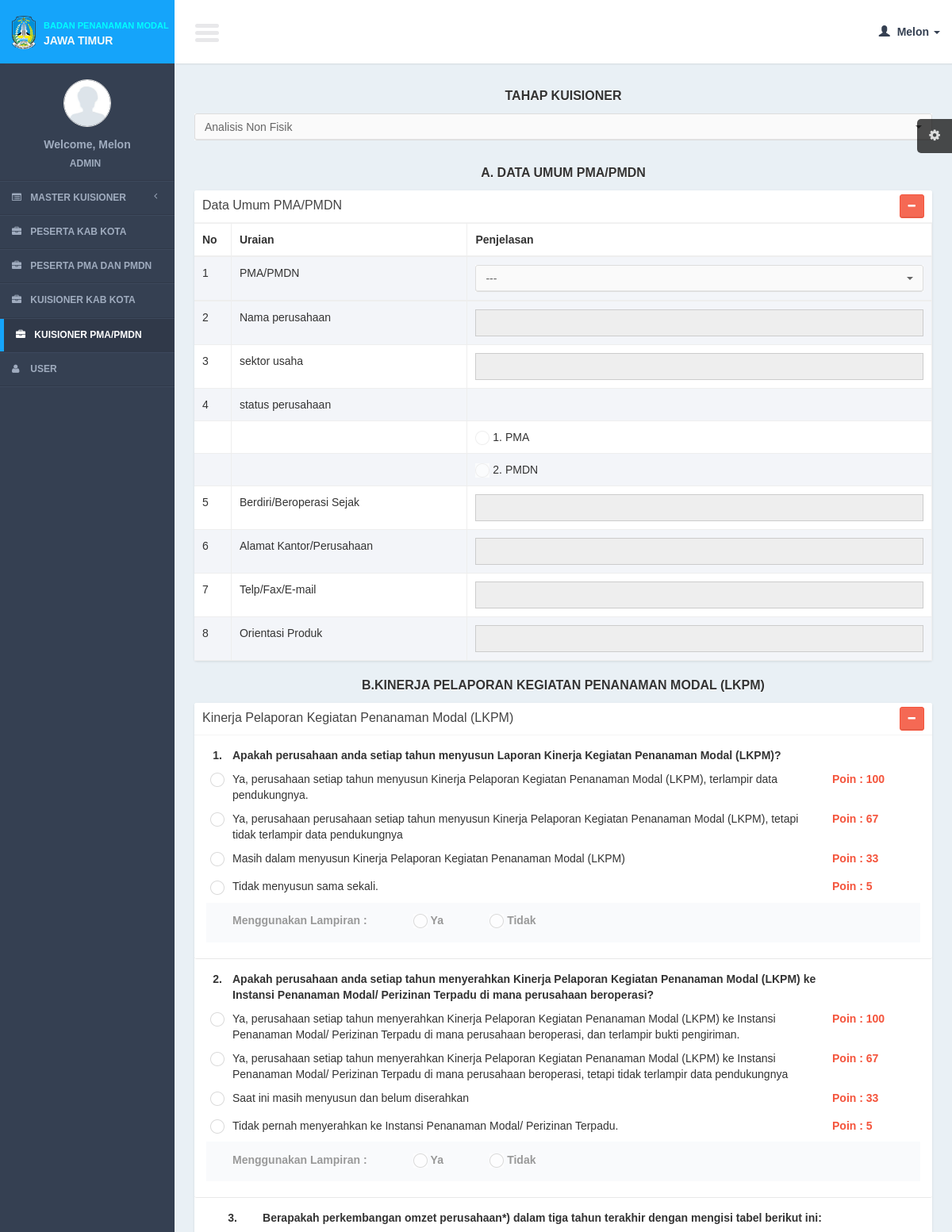
/controllers/answer_pma.php?data_id=6 (signed in, upper part), run on the app's committed database.
### tables this page shows
CREATE TABLE IF NOT EXISTS `phase` (
`phase_id` int(11) NOT NULL,
  `phase_name` text NOT NULL,
  `phase_description` text NOT NULL
);

CREATE TABLE IF NOT EXISTS `questions_pma1` (
`qp1_id` int(11) NOT NULL,
  `qp1_name` varchar(100) NOT NULL,
  `qp1_get_child` int(11) NOT NULL,
  `data_id` int(11) NOT NULL
);

CREATE TABLE IF NOT EXISTS `questions_pma1_details` (
`qp1d_id` int(11) NOT NULL,
  `qp1_id` int(11) NOT NULL,
  `qp1d_name` text NOT NULL
);

CREATE TABLE IF NOT EXISTS `categories_pma` (
`cat_pma_id` int(11) NOT NULL,
  `cat_pma_number` varchar(50) NOT NULL,
  `cat_pma_name` varchar(200) NOT NULL
);

CREATE TABLE IF NOT EXISTS `questions_pma2` (
`qp2_id` int(11) NOT NULL,
  `qp2_type` int(11) NOT NULL,
  `qp2_number` varchar(10) NOT NULL,
  `qp2_name` text NOT NULL,
  `qp2_cat_pma_id` int(11) NOT NULL,
  `qp2_weight` int(11) NOT NULL,
  `qp2_description` text NOT NULL,
  `data_id` int(11) NOT NULL
);

CREATE TABLE IF NOT EXISTS `questions_pma2_details` (
`qp2d_id` int(11) NOT NULL,
  `qp2d_type` int(11) NOT NULL,
  `qp2_id` int(11) NOT NULL,
  `qp2d_number` varchar(10) NOT NULL,
  `qp2d_name` text NOT NULL,
  `qp2d_point` int(11) NOT NULL
);

### models/answer_pma_model.php (called while the page is built, shortened)
<?php
function select($data_id){
	$query = mysql_query("select *
		from questions_pma1
		where data_id = '$data_id'
		order by qp1_id
			");
	return $query;
}
function select_identitas($data_id){
	$query = mysql_query("select *
		from questions_pma3
		where data_id = '$data_id'
			");
	return $query;
}
?>

### views/answer_pma/list_institusi.php (the view, shortened to what this page needs)
<?php
               $q_cat = mysql_query("select * from categories_pma order by cat_pma_id");
			   while($r_cat = mysql_fetch_array($q_cat)){
?>
                          <div class="title_page"> <?= strtoupper($r_cat['cat_pma_number'].".".$r_cat['cat_pma_name']);?></div>
                    <div class="row">
                        <div class="col-xs-12">
                            <div class="box">
                              <div class="box-header">
                                <div class="pull-right box-tools">
                                        <button class="btn btn-danger btn-sm" data-widget='collapse' data-toggle="tooltip" title="Collapse"><i class="fa fa-minus"></i></button>
                                   </div>
                                   <h3 class="box-title"><?= ucwords($r_cat['cat_pma_name'])?></h3>
                                </div>
                        <?php
                                     $q_question = mysql_query("select * from questions_pma2 where qp2_cat_pma_id = '$r_cat[cat_pma_id]' and data_id = '$data_id' order by qp2_id");
										$no_question = 1;
										while($r_question = mysql_fetch_array($q_question)){
										?>
                                <div class="box-body table-responsive" style="border-bottom:1px solid #e8e8e8; " >
                                <div class="col-md-12">
                                        <table id="" width="100%"  cellpadding="5">
                                          <tr>
                                          <td width="3%" valign="top" align="center"><strong><?= $no_question."."; ?></strong></td>
                                            <td width="84%"><b> <?= $r_question['qp2_name'] ?></b></td>
                                            <td width="10%">
                                            </td>
                                          </tr>
                                            <?php
                                        $q_q_d = mysql_query("select * from questions_pma2_details where qp2_id = '".$r_question['qp2_id']."'  	order by qp2d_id	 ");
										while($r_q_d = mysql_fetch_array($q_q_d)){
										?>
                                             <tr>
                                           <td valign="top" align="center">
										       <label>
                                        </label>
                                           </td>
                                            <td valign="top"> <?= $r_q_d['qp2d_name'] ?></td>
                                            <td  style="color:#F4543C; font-weight:bold;" valign="top">
                                              <?php
                                             if($r_q_d['qp2d_type'] == 1 || $r_q_d['qp2d_type'] == 2){
											 }else{
											 ?>
                                             Poin : <?= $r_q_d['qp2d_point']?>
                                             <?php
											 }
											 ?>
                                            </td>
                                          </tr>
                                          <?php
										}
										 ?>
                                                <tr style="background-color:#F9FAFC; color:#999" height="50">
                                           <td></td>
                                            <td style="font-weight:bold;" valign="middle" colspan="2">Menggunakan Lampiran :
                                          &nbsp; &nbsp; &nbsp; &nbsp; &nbsp; &nbsp; &nbsp;    <label>
                                        </label> Ya
                                        &nbsp; &nbsp; &nbsp; &nbsp; &nbsp; &nbsp; &nbsp;
                                        <label>
                                        </label> Tidak
                                            </td>
                                            <td>
                                            </td>
                                          </tr>
                                        </table>
                                </div>
                                </div>
                                 <?php
										$no_question++;
										}
										?>
                            </div>
                        </div>
                    </div>
             <?
             }
			 ?>

### views/answer_pma/list.php (shortened to what this page needs)
<form action="<?= $action?>" method="post" enctype="multipart/form-data" role="form">
               <section class="content">
                   <div class="row">
                        <div class="col-md-12">
                            <div class="title_page"> TAHAP KUISIONER
						 </div>
                                       <div class="form-group">
                                           <select id="basic" name="i_phase_id" class="selectpicker show-tick form-control" data-live-search="true" >
                                          <?php
                                       $query_phase = mysql_query("select * from phase order by phase_id");
                                       while($row_phase = mysql_fetch_array($query_phase)){
                                       ?>
                                        <option value="<?= $row_phase['phase_id']?>"><?= $row_phase['phase_name'] ?></option>
                                       <?php
                                       }
                                       ?>
                                       </select>
                                       </div>
                       </div>
                   </div>
                <br />
                   <div class="row">
                       <div class="col-xs-12">
                          <div class="title_page"> A. DATA UMUM PMA/PMDN</div>
                           <div class="box">
                              <div class="box-header">
                                   <div class="pull-right box-tools">
                                       <button class="btn btn-danger btn-sm" data-widget='collapse' data-toggle="tooltip" title="Collapse"><i class="fa fa-minus"></i></button>
                                   </div>
                                   <h3 class="box-title">Data Umum PMA/PMDN</h3>
                               </div>
                               <div class="box-body no-padding">
                                      <table width="100%" class="table table-bordered table-striped" id="">
                                       <thead>
                                           <tr>
                                           <th width="5%">No</th>
                                               <th width="32%">Uraian</th>
                                               <th width="63%">Penjelasan</th>
                                           </tr>
                                       </thead>
                                       <tr>
                                           <td>1</td>
                                           <td>PMA/PMDN</td>
                                           <td>
                                    <select id="basic" name="i_particpant_id" class="selectpicker show-tick form-control" data-live-search="true" onChange="load_data_participant(this.value)" >
                                     <option value="0">---</option>
                                       </select>
                                           </td>
                                           </tr>
                                           </table>
                                            <table width="100%" class="table table-bordered table-striped" id="table_participant">
                                             <tbody>
                                           <?php
                                          $no = 1;
                                           while($row = mysql_fetch_array($query)){
                                           ?>
                                           <tr>
                                           <td width="5%"><?= $no+1; ?></td>
                                           <td width="32%"><?= $row['qp1_name']?></td>
                                    <?php
								 if($row['qp1_get_child']==0){
								 ?>
                                    <td width="63%">
                                    <div id="i_answer1_<?= $no ?>">
                                    <input required type="text" name="i_answer1_<?= $no ?>" class="form-control" placeholder="" value="" readonly="readonly" />
                                    </div>
                                    </td>
                                    <?php
								 }else{
								 ?>
                                    <td width="63%">
                                    </td>
                                    <?php
								 }
								 ?>
                                           </tr>
                                           <?php
                                           if($row['qp1_get_child'] == 1){
										?>
                                            <?php
											$query_child = mysql_query("select * from questions_pma1_details where qp1_id = '".$row['qp1_id']."'
											order by qp1d_id");
											$no_child = 1;
                                                while($row_child = mysql_fetch_array($query_child)){
                                               ?>
                                           <tr>
                                           <td>&nbsp;</td>
                                           <td>&nbsp;</td>
                                            <td  >
                                              <input type="radio" name="optionsRadios" id="optionsRadios3" value="option3" disabled/>	<?= $no_child.". ".$row_child['qp1d_name'];?></td>
                                               </tr>
											<?php
											$no_child++;
											 }
											?>
                                           <?php
										}
										$no++;
                                           }
                                           ?>
                                       </tbody>
                                   </table>
                               </div>
                           </div>
                       </div>
                   </div>

### css/AdminLTE.css (style rules this page uses)
html { font-family: 'Source Sans Pro', sans-serif; -webkit-font-smoothing: antialiased; min-height: 100%; background: #354052; }
body { font-family: 'Source Sans Pro', sans-serif; -webkit-font-smoothing: antialiased; min-height: 100%; background: #E9F0F5; }
.content { padding: 30px 10px; }
h1, h2, h3, h4, h5, h6, .h1, .h2, .h3, .h4, .h5, .h6 { font-family: 'Source Sans Pro', sans-serif; }
.no-padding { padding: 0px !important; }
.table-striped > tbody > tr:nth-child(odd), .table-striped > tbody > tr:nth-child(odd) { background:#F3F5F9; }
.form-control { -webkit-border-radius: 0px !important; -moz-border-radius: 0px !important; border-radius: 0px !important; box-shadow: none; }
.box { position: relative; margin-bottom: 20px; -webkit-border-radius: 3px; -moz-border-radius: 3px; border-radius: 3px !important; width: 100%; background:#fff; box-shadow: 0 1px 3px rgba(0, 0, 0, 0.1); }
.box .box-header { position: relative; -webkit-border-top-left-radius: 3px; -webkit-border-top-right-radius: 3px; -webkit-border-bottom-right-radius: 0; -webkit-border-bottom-left-radius: 0; -moz-border-radius-topleft: 3px; -moz-border-radius-topright: 3px; -moz-border-radius-bottomright: 0; -moz-border-radius-bottomleft: 0; border-top-left-radius: 3px; border-top-right-radius: 3px; border-bottom-right-radius: 0; border-bottom-left-radius: 0; border-bottom: 1px solid #f4f4f4; color: #444; background:#fff; }
.box .box-header:before, .box .box-header:after { display: table; content: " "; }
.box .box-header:after { clear: both; }
.box .box-header > .fa, .box .box-header > .glyphicon, .box .box-header > .ion, .box .box-header .box-title { display: inline-block; padding: 10px 0px 10px 10px; margin: 0; font-size: 16px; font-weight: 400; float: left; cursor: default; }
.box .box-header > .box-tools { padding: 5px 10px 5px 5px; }
.box .box-body { padding-top:10px; -webkit-border-top-left-radius: 0; -webkit-border-top-right-radius: 0; -webkit-border-bottom-right-radius: 3px; -webkit-border-bottom-left-radius: 3px; -moz-border-radius-topleft: 0; -moz-border-radius-topright: 0; -moz-border-radius-bottomright: 3px; -moz-border-radius-bottomleft: 3px; border-top-left-radius: 0; border-top-right-radius: 0; border-bottom-right-radius: 3px; border-bottom-left-radius: 3px; border-radius:3px; padding-bottom:20px; }
.box .box-body > table, .box .box-body > .table { margin-bottom: 0; }
.box .box-body .table { margin-bottom: 0; }
.btn { font-weight: 500; -webkit-border-radius: 3px; -moz-border-radius: 3px; border-radius: 3px; border: 1px solid transparent; -webkit-box-shadow: inset 0px -2px 0px 0px rgba(0, 0, 0, 0.09); -moz-box-shadow: inset 0px -2px 0px 0px rgba(0, 0, 0, 0.09); box-shadow: inset 0px -1px 0px 0px rgba(0, 0, 0, 0.09); }
.btn.btn-danger { background-color: #f56954; border-color: #f4543c; }
.btn.btn-sm { font-size: 12px; }
.title_page { font-size:medium; text-align:center; font-weight:bold; margin-bottom:10px; text-shadow: 0 1px 1px #ffffff; }

### data on the page
phase: phase_name "Analisis Non Fisik"
questions_pma1: qp1_name "Nama perusahaan"
questions_pma1: qp1_name "sektor usaha"
questions_pma1: qp1_name "status perusahaan"
questions_pma1_details: qp1d_name "PMA"
questions_pma1_details: qp1d_name "PMDN"
questions_pma1: qp1_name "Berdiri/Beroperasi Sejak"
questions_pma1: qp1_name "Alamat Kantor/Perusahaan"
questions_pma1: qp1_name "Telp/Fax/E-mail"
questions_pma1: qp1_name "Orientasi Produk"
categories_pma: cat_pma_number+cat_pma_name "B.KINERJA PELAPORAN KEGIATAN PENANAMAN MODAL (LKPM)", cat_pma_name "Kinerja Pelaporan Kegiatan Penanaman Modal (LKPM)"
questions_pma2: qp2_name "Apakah perusahaan anda setiap tahun menyusun Laporan Kinerja Kegiatan Penanaman Modal (LKPM)?"
questions_pma2_details: qp2d_name "Ya, perusahaan setiap tahun menyusun Kinerja Pelaporan Kegiatan Penanaman Modal (LKPM), terlampir data pendukungnya.", qp2d_point "100"
questions_pma2_details: qp2d_name "Ya, perusahaan perusahaan setiap tahun menyusun Kinerja Pelaporan Kegiatan Penanaman Modal (LKPM), tetapi tidak terlampir data pendukungnya", qp2d_point "67"
questions_pma2_details: qp2d_name "Masih dalam menyusun Kinerja Pelaporan Kegiatan Penanaman Modal (LKPM)", qp2d_point "33"
questions_pma2_details: qp2d_name "Tidak menyusun sama sekali.", qp2d_point "5"
questions_pma2: qp2_name "Apakah perusahaan anda setiap tahun menyerahkan Kinerja Pelaporan Kegiatan Penanaman Modal (LKPM) ke Instansi Penanaman Modal/ Perizinan Terpadu di mana perusahaan beroperasi?"
questions_pma2_details: qp2d_name "Ya, perusahaan setiap tahun menyerahkan Kinerja Pelaporan Kegiatan Penanaman Modal (LKPM) ke Instansi Penanaman Modal/ Perizinan Terpadu di mana perusahaan beroperasi, dan terlampir bukti pengiriman.", qp2d_point "100"
questions_pma2_details: qp2d_name "Ya, perusahaan setiap tahun menyerahkan Kinerja Pelaporan Kegiatan Penanaman Modal (LKPM) ke Instansi Penanaman Modal/ Perizinan Terpadu di mana perusahaan beroperasi, tetapi tidak terlampir data pendukungnya", qp2d_point "67"
questions_pma2_details: qp2d_name "Saat ini masih menyusun dan belum diserahkan", qp2d_point "33"
questions_pma2_details: qp2d_name "Tidak pernah menyerahkan ke Instansi Penanaman Modal/ Perizinan Terpadu.", qp2d_point "5"
questions_pma2: qp2_name "Berapakah perkembangan omzet perusahaan*) dalam tiga tahun terakhir dengan mengisi tabel berikut ini:"

### other printed values
$user_data[0] "Melon"
$user_data[1] "ADMIN"
